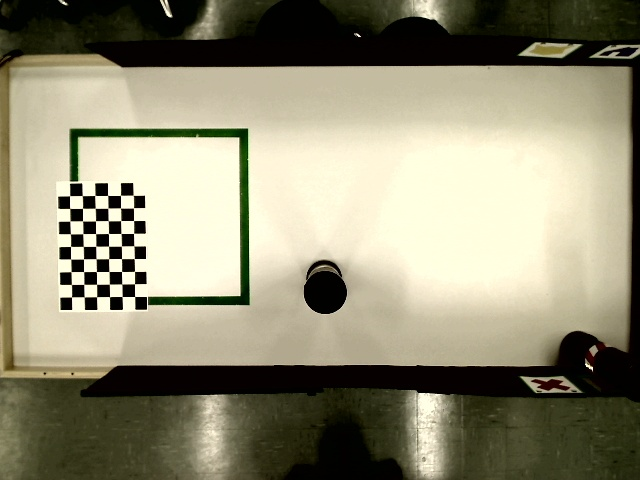
#> input picture calibration/image0.jpg, 640 x 480 px; its folder holds only this picture in this run
$ python -i robotpositiondetector.py   (imports and definitions only)
#> lines starting #> are read from the running program, lines starting #| are printed output that depends on the picture
import cv2
import glob
import math
import numpy as np

from infrastructure.jsoncameramodelrepository import JSONCameraModelRepository

NUMBER_OF_MARKERS = 3
RATIO = 1.7
TARGET_MIN_DISTANCE = 12
TARGET_MIN_RADIUS = 5
TARGET_MAX_RADIUS = 30


def euc_distance(p1, p2):
    distance = math.sqrt((p1[0] - p2[0]) ** 2 + (p1[1] - p2[1]) ** 2)
    return distance


class NoMatchingCirclesFound(Exception):
    pass


class CircleDetector:
    # [28 lines left out: functions __init__, detect_robot_markers, detect_obstacles_markers, not called in this run]


class RobotPositionDetector:
    def detect_position(self, image):
        image = self._preprocess(image)
        threshold = self._threshold_robot_makers(image)

        robot_markers = CircleDetector(RATIO, TARGET_MIN_DISTANCE, TARGET_MIN_RADIUS,
                                       TARGET_MAX_RADIUS).detect_robot_markers(threshold)
        robot_position = self._get_robot_position(robot_markers)

        if self._missing_markers(robot_markers):
            robot_markers = self._detect_markers_from_center_of_mass(threshold, robot_position, robot_markers)

            if self._missing_markers(robot_markers):
                raise NoMatchingCirclesFound

            robot_position = self._get_robot_position(robot_markers)

        leading_marker = self._get_leading_marker(robot_markers)
        direction_vector = [robot_position, leading_marker]

        return {
            "robot_center": robot_position,
            "direction": direction_vector
        }

    def _preprocess(self, image):
        image = cv2.medianBlur(image, ksize=5)
        return image

    def _threshold_robot_makers(self, image):
        image = cv2.cvtColor(image, cv2.COLOR_BGR2HSV)
        lower_fuchia_hsv = np.array([120, 100, 100])
        higher_fuchia_hsv = np.array([176, 255, 255])
        mask = cv2.inRange(image, lower_fuchia_hsv, higher_fuchia_hsv)
        kernel = cv2.getStructuringElement(cv2.MORPH_ELLIPSE, (3, 3))
        mask = cv2.morphologyEx(mask, cv2.MORPH_CLOSE, kernel=kernel, iterations=1)
        return mask

    # [36 lines left out: functions _detect_markers_from_center_of_mass, _get_leading_marker, not called in this run]

    def _get_robot_position(self, contours):
        (r_x, r_y), r_r = cv2.minEnclosingCircle(contours)
        return (int(r_x), int(r_y))

    # [5 lines left out: function _find_center_of_mass, not called in this run]

    def _missing_markers(self, markers):
        return len(markers) < NUMBER_OF_MARKERS


def order_by_neighbours(point, points):
    return sorted(points, key=lambda p: euc_distance(point, p))


# [16 lines left out: functions find_mean_distance, get_robot_angle, not called in this run]

>>> import cv2
>>> picture = cv2.imread('../../../calibration/image0.jpg', cv2.IMREAD_GRAYSCALE)
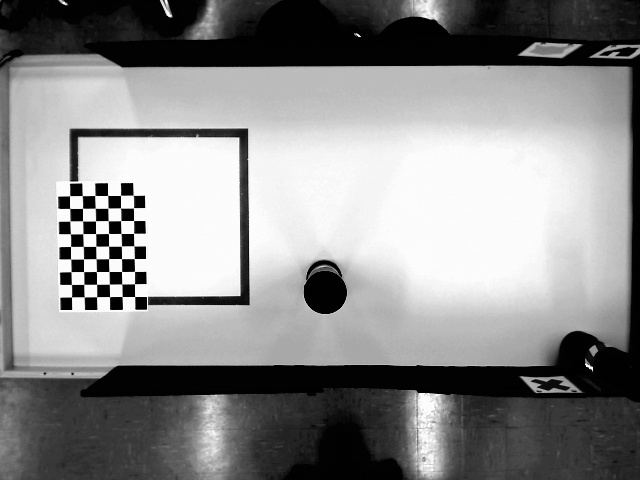
#> picture: shape (480, 640); min 0, max 255, mean 139.2
>>> result = RobotPositionDetector().detect_position(picture)
#> (the run stopped early here; a loop or call above may not have finished)

$ run again, on calibration/image1.jpg
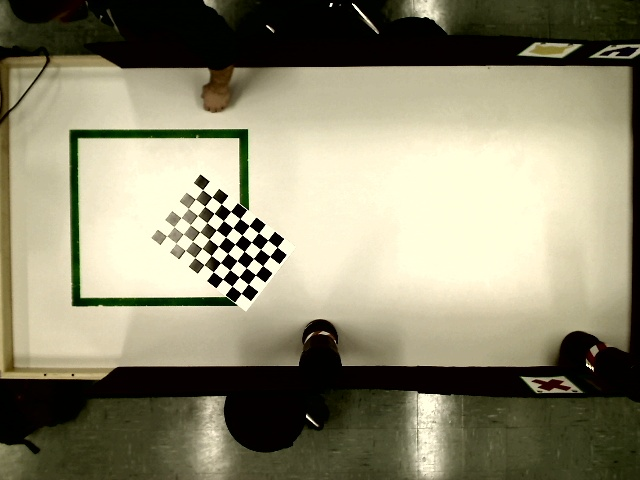
#> input picture calibration/image1.jpg, 640 x 480 px
#> `picture = cv2.imread('../../../calibration/image0.jpg', cv2.IMREAD_GRA..`:
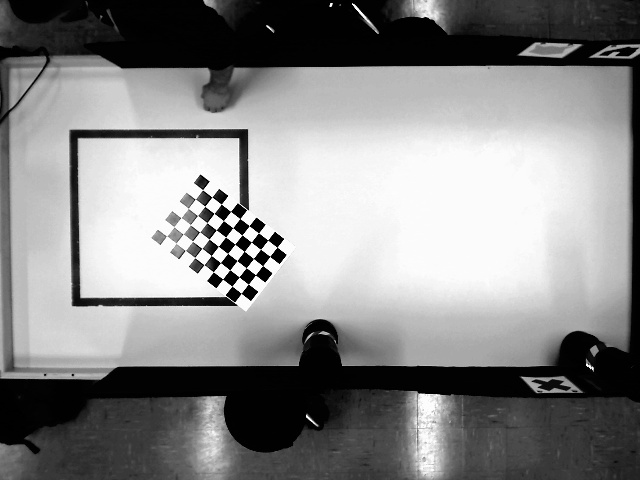
#> picture: shape (480, 640); min 0, max 255, mean 135.1

$ run again, on calibration/image10.jpg
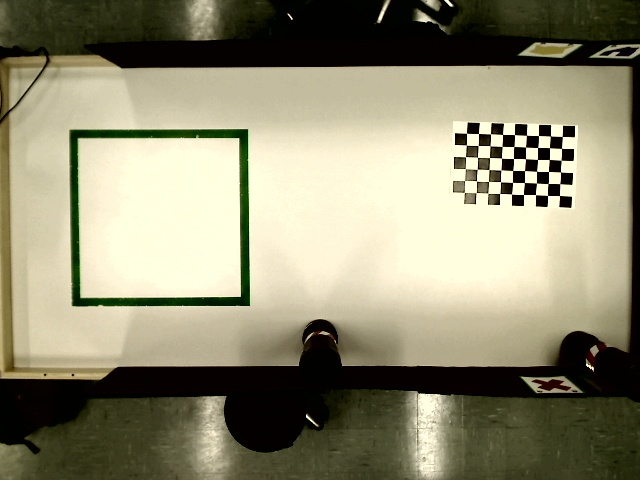
#> input picture calibration/image10.jpg, 640 x 480 px
#> `picture = cv2.imread('../../../calibration/image0.jpg', cv2.IMREAD_GRA..`:
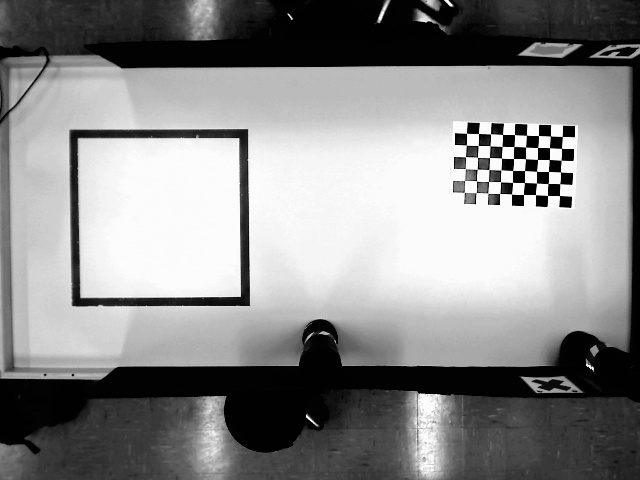
#> picture: shape (480, 640); min 0, max 255, mean 137.6
